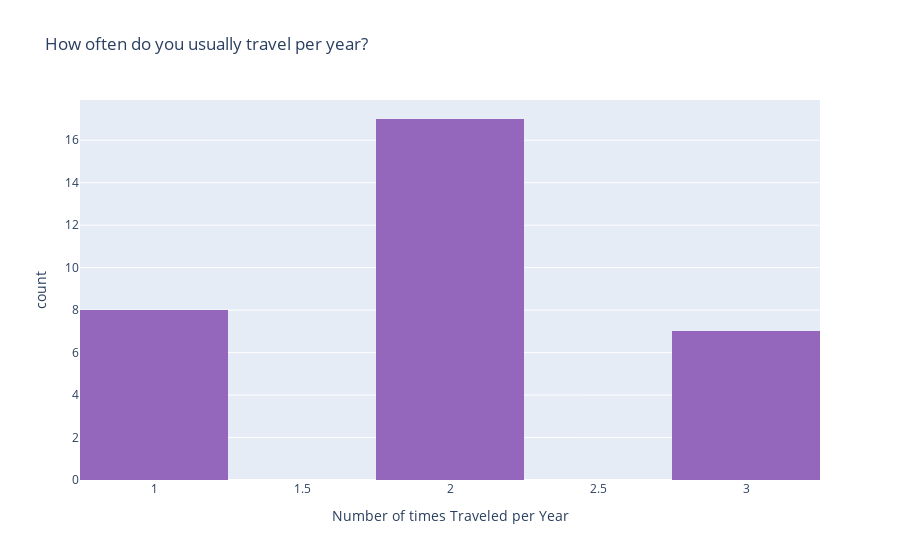

Notebook source saved alongside this figure:
### Code cell
# plotly 
fig = px.histogram(df1, x= 'trav_per_year', nbins = 9,
                   title='How often do you usually travel per year?',
                   labels={'trav_per_year':'Number of times Traveled per Year'},
                   color_discrete_sequence=['#9467bd'],
                   )
fig.show()

### Figure 1 — Plotly figure (JSON) as saved in the notebook; plotly's stock layout.template omitted (floating-point values rounded to 4 significant figures)
{"data": [{"alignmentgroup": "True", "bingroup": "x", "hovertemplate": "Number of times Traveled per Year=%{x}<br>count=%{y}<extra></extra>", "legendgroup": "", "marker": {"color": "#9467bd"}, "name": "", "nbinsx": 9, "offsetgroup": "", "orientation": "v", "showlegend": false, "type": "histogram", "x": [2, 1, 2, 1, 1, 2, 3, 2, 2, 2, 2, 3, 2, 2, 2, 1, 2, 1, 1, 3, 2, 3, 1, 2, 1, 2, 2, 2, 3, 2, 3, 3], "xaxis": "x", "yaxis": "y"}], "layout": {"autosize": true, "barmode": "relative", "legend": {"tracegroupgap": 0}, "title": {"text": "How often do you usually travel per year?"}, "xaxis": {"anchor": "y", "autorange": true, "domain": [0, 1], "range": [0.75, 3.25], "title": {"text": "Number of times Traveled per Year"}, "type": "linear"}, "yaxis": {"anchor": "x", "autorange": true, "domain": [0, 1], "range": [0, 17.89], "title": {"text": "count"}}}}
